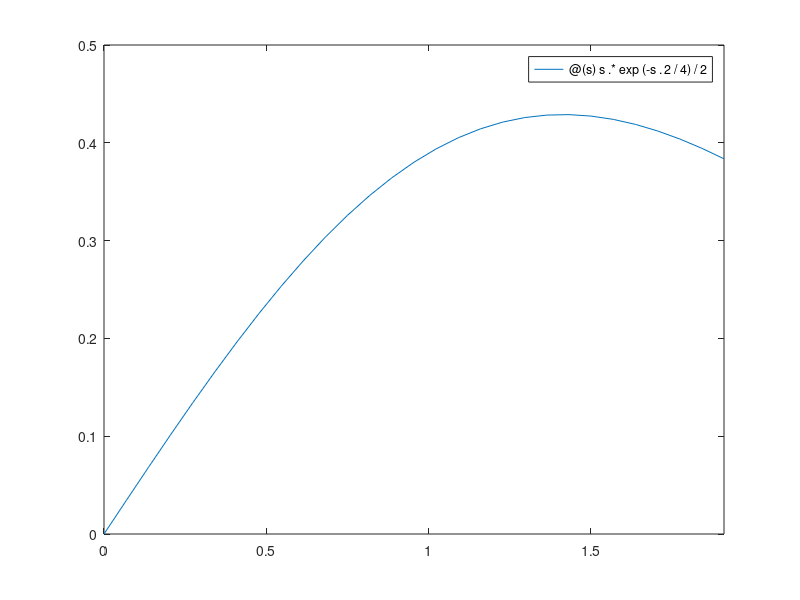

The MATLAB script that drew this image: (Note: this script raises an error after producing the figure.)
%%% This program plots a numerical histogram of the eigenvalue spacing
%%% distribution for 2x2 GOE random matrices, and compares it with the
%%% Wigner surmise. You will be asked to choose the number of matrices to 
%%% be diagonalized.

clear all
close all

%%% Definition of the Wigner surmise function
p = @(s) s.*exp(-s.^2/4)/2;

%%% Reads the number of matrices to be diagonalized from the Command Window
prompt = '\n Choose number of matrices to be diagonalized: ';
Nmatr = input(prompt);

%%% x is an empty vector that will be used to collect all spacings
x = [];

for nm = 1:Nmatr
   
    x1 = randn; x2 = randn; x3 = randn/sqrt(2);
    M = [x1 x3; x3 x2];
    
    x = [x; abs(diff(eig(M)))];
        
end

%%% Plot of the Wigner surmise 
fplot(p,[0 max(x)])
hold on

%%% Normalized spacing histogram
[b,a] = histnorm(x,50);
plot(a,b,'or')

ax = gca;
ax.FontSize = 14;
ax.Title.String = 'Wigner surmise';
ax.Title.FontSize = 18;
ax.XLabel.String = '$s$';
ax.YLabel.String = '$p(s)$';
ax.XLabel.FontSize = 18;
ax.YLabel.FontSize = 18;
ax.XLabel.Interpreter = 'LaTex'; 
ax.YLabel.Interpreter = 'LaTex';
